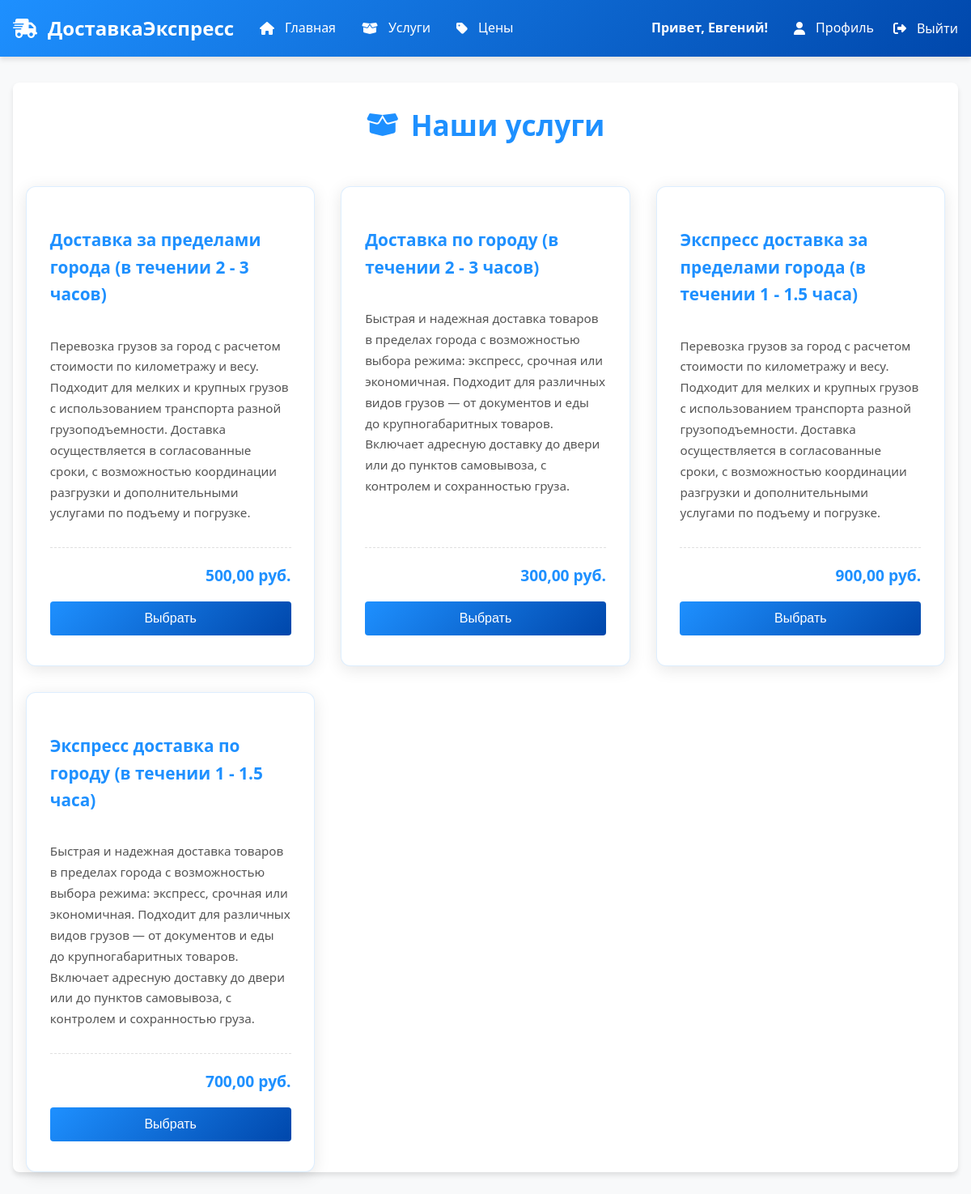
Page /services/ (signed in) on the committed database.
### delivery/models.py (models this page shows, shortened)
class CustomUser(AbstractUser):
    username = None  # Удаляем поле username
    phone = models.CharField(_('Phone'), max_length=20, unique=True)
    name = models.CharField(_('Name'), max_length=100)
    is_ready = models.BooleanField(default=False, verbose_name="Готов к доставке")
    role = models.ForeignKey(
        Role,
        on_delete=models.SET_NULL,
        null=True,
        blank=True,
        default=None,  # Явно указываем, что по умолчанию null
        verbose_name="Роль",
        related_name='users'
    )
    USERNAME_FIELD = 'phone'
    REQUIRED_FIELDS = ['name']  # Обязательные поля при createsuperuser
    objects = CustomUserManager()

class Service(models.Model):
    name = models.CharField(max_length=100, verbose_name="Название услуги")
    description = models.TextField(verbose_name="Описание услуги")
    price = models.DecimalField(max_digits=10, decimal_places=2, verbose_name="Цена")
    class Meta:
        verbose_name = "Услуга"
        verbose_name_plural = "Услуги"
        ordering = ['name']

### delivery/views.py (the view)
# urls.py: path('', services, name='services'),
def services(request):
    services = Service.objects.all()  # Получаем все услуги из базы
    return render(request, 'services.html', {'services': services})

### templates/services.html (shortened to what this page needs)
{% extends "base.html" %}
{% block content %}
<div style="max-width: 1800px; margin: 2rem auto; padding: 0 1rem; background: white; border-radius: 8px; box-shadow: 0 4px 6px rgba(0, 0, 0, 0.1);">
    <div style="display: flex; align-items: center; margin-bottom: 1.5rem; justify-content: center;">
        <i style="font-size: 2rem; color: #1e90ff;" class="fas fa-box-open"></i>
        <h1 style="font-family: 'Segoe UI', Tahoma, Geneva, Verdana, sans-serif; font-size: 2.2rem; color: #1e90ff; margin-left: 10px; font-weight: 600; text-align: center;">
            Наши услуги
        </h1>
    </div>
    <div style="display: grid; grid-template-columns: repeat(4, 1fr); gap: 2rem; justify-items: stretch;">
        {% for service in services %}
        <div style="background: white; border-radius: 12px; padding: 1.8rem; box-shadow: 0 4px 20px rgba(0, 0, 0, 0.1); transition: all 0.3s ease; border: 1px solid rgba(30, 144, 255, 0.15); width: 100%; box-sizing: border-box; display: flex; flex-direction: column;">
            <h3 style="font-size: 1.3rem; color: #1e90ff; margin-bottom: 1.2rem; font-weight: 600;">{{ service.name }}</h3>
            <p style="color: #555; line-height: 1.7; margin-bottom: 1.8rem; font-size: 0.95rem; flex-grow: 1;">{{ service.description }}</p>
            <div style="font-weight: 700; color: #1e90ff; text-align: right; padding-top: 1.2rem; border-top: 1px dashed #e0e0e0; font-size: 1.2rem; margin-bottom: 1rem;">
                {{ service.price }} руб.
            </div>
            {% if user.is_authenticated %}
            <button onclick="selectService({{ service.id }})"
                    style="width: 100%; background: linear-gradient(135deg, #1e90ff, #0047ab); color: white; padding: 0.75rem;
                           border: none; border-radius: 4px; font-weight: 500; font-size: 1rem; cursor: pointer;
                           transition: transform 0.3s ease, box-shadow 0.3s ease; margin-bottom: 0.5rem;">
                Выбрать
            </button>
            {% endif %}
        </div>
        {% endfor %}
    </div>
</div>
{% endblock %}

### templates/base.html (shortened to what this page needs)
<!DOCTYPE html>
<html lang="ru">
<head>
    <link rel="stylesheet" href="https://cdnjs.cloudflare.com/ajax/libs/font-awesome/6.4.0/css/all.min.css">
</head>
<body>
    <header>
        <div class="container">
            <nav>
                <div class="left-nav">
                    <a href="{% url 'home' %}" class="logo">
                        <i class="fas fa-truck-fast"></i>
                        <span>ДоставкаЭкспресс</span>
                    </a>
                    <a href="{% url 'home' %}"><i class="fas fa-home"></i> Главная</a>
                    {% if not user.is_authenticated or user.role.id == 1 or user.is_superuser or user.is_staff %}
                        <a href="{% url 'delivery:services' %}"><i class="fas fa-box-open"></i> Услуги</a>
                        <a href="{% url 'prices:prices' %}"><i class="fas fa-tag"></i> Цены</a>
                    {% endif %}
                </div>
                <div class="right-nav">
                    {% if user.is_authenticated %}
                        <span class="user-greeting">Привет, {{ user.name }}!</span>
                        {% if user.is_superuser or user.is_staff %}
                            <a href="{% url 'orders' %}"><i class="fas fa-shopping-cart"></i> Заказы</a>
                        {% elif user.role.id == 1 %}
                            <a href="{% url 'profile' %}"><i class="fas fa-user"></i> Профиль</a>
                        {% endif %}
                        <form class="logoutButton" id="logout-form" method="post" action="/logout/">
                            <button type="submit">
                                <i class="fas fa-sign-out-alt"></i> Выйти
                            </button>
                        </form>
                    {% else %}
                        <a href="{% url 'login' %}"><i class="fas fa-sign-in-alt"></i> Войти</a>
                        <a href="{% url 'register' %}"><i class="fas fa-user-plus"></i> Регистрация</a>
                    {% endif %}
                </div>
            </nav>
        </div>
    </header>
    <main class="container">
        {% block content %}{% endblock %}
    </main>
</body>
</html>

### templates/base.html (style rules this page uses)
body { font-family: 'Segoe UI', Tahoma, Geneva, Verdana, sans-serif; margin: 0; padding: 0; line-height: 1.6; background-color: #f8f9fa; }
header { background: linear-gradient(135deg, #1e90ff, #0047ab); color: white; padding: 1rem 0; box-shadow: 0 4px 6px rgba(0, 0, 0, 0.1); }
.container { max-width: 1800px; margin: 0 auto; padding: 0 1rem; }
nav { display: flex; justify-content: space-between; align-items: center; }
.left-nav, .right-nav { display: flex; align-items: center; }
.left-nav { gap: 2rem; }
.right-nav { gap: 1.5rem; }
nav a { color: white; text-decoration: none; font-weight: 500; transition: all 0.3s ease; display: flex; align-items: center; gap: 0.5rem; }
.logo { font-weight: 700; font-size: 1.5rem; display: flex; align-items: center; color: white; }
.logo i { margin-right: 0.5rem; }
.user-greeting { font-weight: 600; margin-right: 0.5rem; }
#logout-form button { background: none; border: none; color: white; font-weight: 500; font-family: inherit; font-size: inherit; cursor: pointer; display: flex; align-items: center; gap: 0.5rem; padding: 0; }

### templates/services.html (style rules this page uses)
body { font-family: 'Segoe UI', Tahoma, Geneva, Verdana, sans-serif; color: #333; line-height: 1.6; margin: 0; padding: 0; background-color: #f8f9fa; }
@media (max-width: 1200px) { div[style*="grid-template-columns: repeat(4, 1fr)"] { grid-template-columns: repeat(auto-fit, minmax(280px, 1fr)) !important; } }
a { text-decoration: none; }
i.fas { margin-right: 5px; }

### rows in the picture
CustomUser: name "Евгений"
Service: name "Доставка за пределами города (в течении 2 - 3 часов)", description "Перевозка грузов за город с расчетом стоимости по километражу и весу. Подходит для мелких и крупных грузов с использованием транспорта разной грузоподъемности. Доставка осуществляется в согласованные сроки, с возможностью координации разгрузки и дополнительными услугами по подъему и погрузке.", price "500,00"
Service: name "Доставка по городу (в течении 2 - 3 часов)", description "Быстрая и надежная доставка товаров в пределах города с возможностью выбора режима: экспресс, срочная или экономичная. Подходит для различных видов грузов — от документов и еды до крупногабаритных товаров. Включает адресную доставку до двери или до пунктов самовывоза, с контролем и сохранностью груза.", price "300,00", {{ service.id }} 1 (drawn)
Service: name "Экспресс доставка за пределами города (в течении 1 - 1.5 часа)", description "Перевозка грузов за город с расчетом стоимости по километражу и весу. Подходит для мелких и крупных грузов с использованием транспорта разной грузоподъемности. Доставка осуществляется в согласованные сроки, с возможностью координации разгрузки и дополнительными услугами по подъему и погрузке.", price "900,00"
Service: name "Экспресс доставка по городу (в течении 1 - 1.5 часа)", description "Быстрая и надежная доставка товаров в пределах города с возможностью выбора режима: экспресс, срочная или экономичная. Подходит для различных видов грузов — от документов и еды до крупногабаритных товаров. Включает адресную доставку до двери или до пунктов самовывоза, с контролем и сохранностью груза.", price "700,00"
